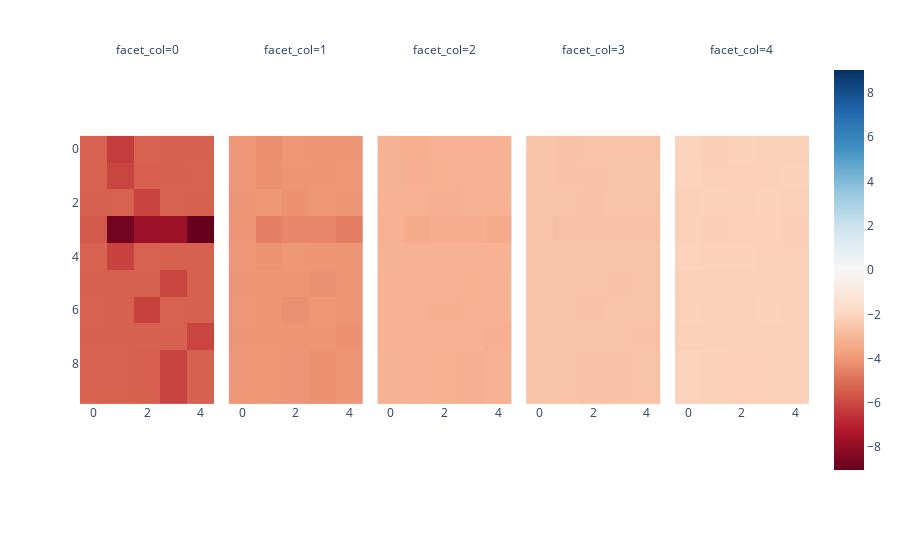

Notebook code for this chart:
### Code cell
# info = estimate_noise_model(model, noise_std=0.1)
# bar(info['neg_b'].T, barmode='group')
# bar(info['mean_pos_interference'].T, barmode='group')
# bar(info['n_neighbors'].T, barmode='group')
# bar(info['feat_prob_neighbors'].T, barmode='group')
# bar(info['inactive_prob'].T, barmode='group')
# bar(info['inactive_loss'].T, barmode='group')
# bar(info['interference_prob'].T, barmode='group')
# bar(info['interference_loss'].T, barmode='group')
# imshow(info['inactive_loss'].log(), facet_col=0)

### Figure 1 — Plotly figure (JSON) as saved in the notebook; plotly's stock layout.template omitted (floating-point values rounded to 4 significant figures)
{"data": [{"coloraxis": "coloraxis", "hovertemplate": "x: %{x}<br>y: %{y}<br>color: %{z}<extra></extra>", "name": "0", "type": "heatmap", "xaxis": "x", "yaxis": "y", "z": [[-5.329, -6.305, -5.359, -5.39, -5.39], [-5.329, -6.087, -5.42, -5.39, -5.359], [-5.39, -5.359, -6.125, -5.359, -5.39], [-5.577, -8.746, -7.779, -7.708, -9.026], [-5.329, -6.135, -5.359, -5.39, -5.39], [-5.39, -5.39, -5.39, -6.043, -5.39], [-5.359, -5.39, -6.176, -5.359, -5.39], [-5.39, -5.39, -5.39, -5.39, -6.096], [-5.329, -5.359, -5.42, -6.127, -5.39], [-5.329, -5.359, -5.42, -6.107, -5.39]]}, {"coloraxis": "coloraxis", "hovertemplate": "x: %{x}<br>y: %{y}<br>color: %{z}<extra></extra>", "name": "1", "type": "heatmap", "xaxis": "x2", "yaxis": "y2", "z": [[-3.942, -4.174, -3.973, -4.003, -4.003], [-3.942, -4.111, -4.034, -4.003, -3.973], [-4.003, -3.973, -4.118, -3.973, -4.003], [-4.03, -4.618, -4.424, -4.41, -4.675], [-3.942, -4.094, -3.973, -4.003, -4.003], [-4.003, -4.003, -4.003, -4.104, -4.003], [-3.973, -4.003, -4.126, -3.973, -4.003], [-4.003, -4.003, -4.003, -4.003, -4.113], [-3.942, -3.973, -4.034, -4.118, -4.003], [-3.942, -3.973, -4.034, -4.115, -4.003]]}, {"coloraxis": "coloraxis", "hovertemplate": "x: %{x}<br>y: %{y}<br>color: %{z}<extra></extra>", "name": "2", "type": "heatmap", "xaxis": "x3", "yaxis": "y3", "z": [[-3.132, -3.267, -3.162, -3.192, -3.192], [-3.132, -3.226, -3.223, -3.192, -3.162], [-3.192, -3.162, -3.228, -3.162, -3.192], [-3.2, -3.401, -3.333, -3.328, -3.422], [-3.132, -3.2, -3.162, -3.192, -3.192], [-3.192, -3.192, -3.192, -3.224, -3.192], [-3.162, -3.192, -3.231, -3.162, -3.192], [-3.192, -3.192, -3.192, -3.192, -3.227], [-3.132, -3.162, -3.223, -3.229, -3.192], [-3.132, -3.162, -3.223, -3.228, -3.192]]}, {"coloraxis": "coloraxis", "hovertemplate": "x: %{x}<br>y: %{y}<br>color: %{z}<extra></extra>", "name": "3", "type": "heatmap", "xaxis": "x4", "yaxis": "y4", "z": [[-2.556, -2.667, -2.587, -2.617, -2.617], [-2.556, -2.632, -2.648, -2.617, -2.587], [-2.617, -2.587, -2.633, -2.587, -2.617], [-2.621, -2.711, -2.679, -2.677, -2.721], [-2.556, -2.603, -2.587, -2.617, -2.617], [-2.617, -2.617, -2.617, -2.631, -2.617], [-2.587, -2.617, -2.634, -2.587, -2.617], [-2.617, -2.617, -2.617, -2.617, -2.632], [-2.556, -2.587, -2.648, -2.633, -2.617], [-2.556, -2.587, -2.648, -2.632, -2.617]]}, {"coloraxis": "coloraxis", "hovertemplate": "x: %{x}<br>y: %{y}<br>color: %{z}<extra></extra>", "name": "4", "type": "heatmap", "xaxis": "x5", "yaxis": "y5", "z": [[-2.11, -2.211, -2.14, -2.171, -2.171], [-2.11, -2.178, -2.201, -2.171, -2.14], [-2.171, -2.14, -2.179, -2.14, -2.171], [-2.173, -2.221, -2.204, -2.202, -2.226], [-2.11, -2.149, -2.14, -2.171, -2.171], [-2.171, -2.171, -2.171, -2.178, -2.171], [-2.14, -2.171, -2.18, -2.14, -2.171], [-2.171, -2.171, -2.171, -2.171, -2.179], [-2.11, -2.14, -2.201, -2.179, -2.171], [-2.11, -2.14, -2.201, -2.179, -2.171]]}], "layout": {"annotations": [{"font": {}, "showarrow": false, "text": "facet_col=0", "x": 0.092, "xanchor": "center", "xref": "paper", "y": 1, "yanchor": "bottom", "yref": "paper"}, {"font": {}, "showarrow": false, "text": "facet_col=1", "x": 0.296, "xanchor": "center", "xref": "paper", "y": 1, "yanchor": "bottom", "yref": "paper"}, {"font": {}, "showarrow": false, "text": "facet_col=2", "x": 0.5, "xanchor": "center", "xref": "paper", "y": 1, "yanchor": "bottom", "yref": "paper"}, {"font": {}, "showarrow": false, "text": "facet_col=3", "x": 0.704, "xanchor": "center", "xref": "paper", "y": 1, "yanchor": "bottom", "yref": "paper"}, {"font": {}, "showarrow": false, "text": "facet_col=4", "x": 0.908, "xanchor": "center", "xref": "paper", "y": 1, "yanchor": "bottom", "yref": "paper"}], "coloraxis": {"cmid": 0, "colorscale": [[0, "rgb(103,0,31)"], [0.1, "rgb(178,24,43)"], [0.2, "rgb(214,96,77)"], [0.3, "rgb(244,165,130)"], [0.4, "rgb(253,219,199)"], [0.5, "rgb(247,247,247)"], [0.6, "rgb(209,229,240)"], [0.7, "rgb(146,197,222)"], [0.8, "rgb(67,147,195)"], [0.9, "rgb(33,102,172)"], [1, "rgb(5,48,97)"]]}, "margin": {"t": 60}, "xaxis": {"anchor": "y", "constrain": "domain", "domain": [0, 0.184], "scaleanchor": "y"}, "xaxis2": {"anchor": "y2", "domain": [0.204, 0.388], "matches": "x"}, "xaxis3": {"anchor": "y3", "domain": [0.408, 0.592], "matches": "x"}, "xaxis4": {"anchor": "y4", "domain": [0.612, 0.796], "matches": "x"}, "xaxis5": {"anchor": "y5", "domain": [0.816, 1], "matches": "x"}, "yaxis": {"anchor": "x", "autorange": "reversed", "constrain": "domain", "domain": [0, 1]}, "yaxis2": {"anchor": "x2", "domain": [0, 1], "matches": "y", "showticklabels": false}, "yaxis3": {"anchor": "x3", "domain": [0, 1], "matches": "y", "showticklabels": false}, "yaxis4": {"anchor": "x4", "domain": [0, 1], "matches": "y", "showticklabels": false}, "yaxis5": {"anchor": "x5", "domain": [0, 1], "matches": "y", "showticklabels": false}}}
